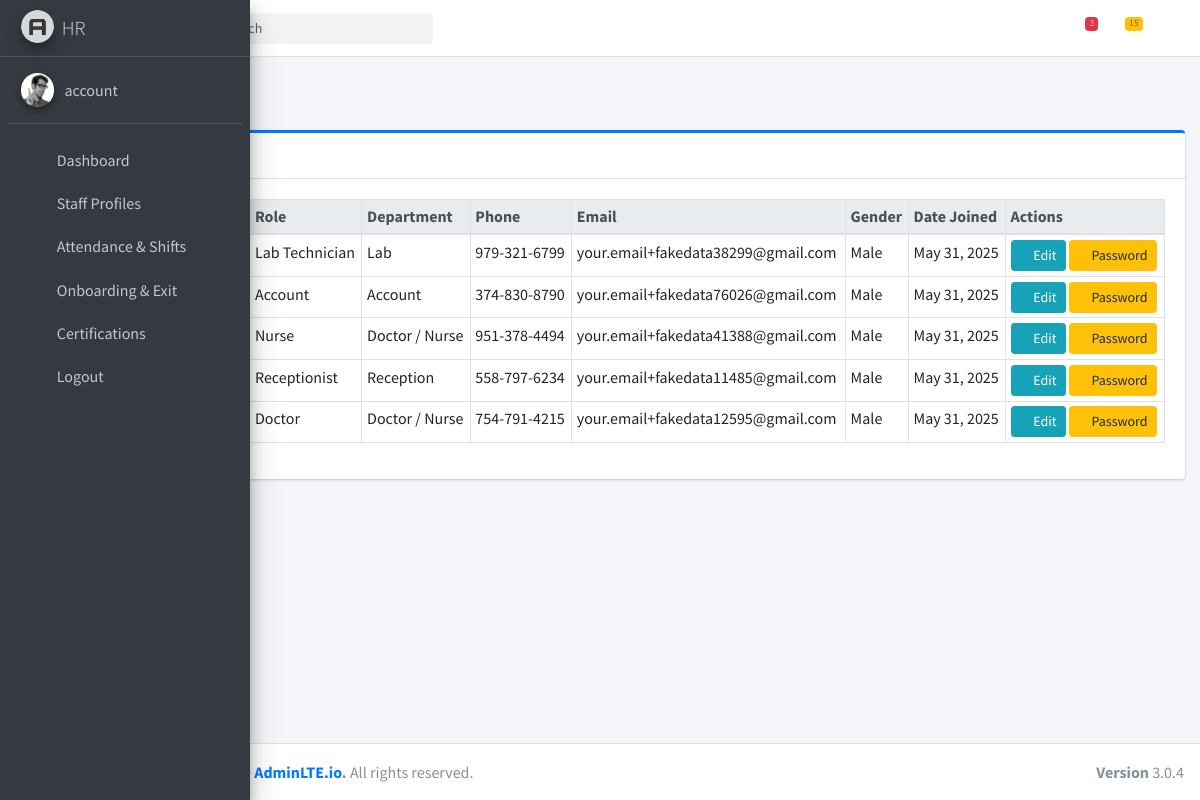
The page /hr/staff_profile/ (signed in) on the database its author committed.
### hospapp/models.py (models this page shows, shortened)
class Profile(models.Model):
    ROLE_CHOICES = [
        ('account', 'Account'),
        ('admin', 'Administrator'),
        ('doctor', 'Doctor'),
        ('hr', 'HR'),
        ('lab', 'Lab Technician'),
        ('nurse', 'Nurse'),
        ('pharmacy', 'Pharmacy'),
        ('receptionist', 'Receptionist'),
    ]
    GENDER_CHOICES = [('M', 'Male'), ('F', 'Female')]
    user = models.OneToOneField(User, on_delete=models.CASCADE)
    address = models.TextField(blank=True, null=True)
    date_joined = models.DateField(default=timezone.now)
    department = models.ForeignKey(Department, on_delete=models.SET_NULL, null=True, blank=True)
    gender = models.CharField(max_length=1, choices=GENDER_CHOICES, default='M')
    phone_number = models.CharField(max_length=15, blank=True)
    photo = models.ImageField(upload_to='profile_photos/', blank=True, null=True)
    role = models.CharField(max_length=20, choices=ROLE_CHOICES)

class Department(models.Model):
    name = models.CharField(max_length=100, unique=True)

### hospapp/views.py (the view)
# urls.py: path('hr/staff_profile/', views.staff_profiles, name='staff_profiles'),
@login_required(login_url='home')
def staff_profiles(request):
    staff_list = Profile.objects.select_related('user', 'department').all()
    departments = Department.objects.all()
    context = {
        'staff_list': staff_list,
        'departments': departments,
    }
    return render(request, 'hr/staff_profiles.html', context)

### hospapp/templates/hr/staff_profiles.html (shortened to what this page needs)
{% extends "hr/base.html" %}
{% block content %}
<div class="content-header">
  <div class="container-fluid">
    <div class="row mb-2">
      <div class="col-sm-6">
        <h1 class="m-0 text-dark">Staff Profiles</h1>
      </div>
    </div>
  </div>
</div>
<section class="content">
  <div class="container-fluid">
    <div class="card card-outline card-primary">
      <div class="card-header">
        <h3 class="card-title">Staff Records</h3>
      </div>
      <div class="card-body">
        <div class="table-responsive">
          <table class="table table-bordered table-sm">
            <thead class="thead-light">
              <tr>
                <th scope="col">#</th>
                <th scope="col">Name</th>
                <th scope="col">Role</th>
                <th scope="col">Department</th>
                <th scope="col">Phone</th>
                <th scope="col">Email</th>
                <th scope="col">Gender</th>
                <th scope="col">Date Joined</th>
                <th scope="col">Actions</th>
              </tr>
            </thead>
            <tbody>
              {% for staff in staff_list %}
              <tr data-staff-id="{{ staff.id }}">
                <th scope="row">{{ forloop.counter }}</th>
                <td class="staff-name">{{ staff.user.first_name }} {{ staff.user.last_name }}</td>
                <td class="staff-role">{{ staff.get_role_display }}</td>
                <td class="staff-department">{% if staff.department %}{{ staff.department.name }}{% else %}&mdash;{% endif %}</td>
                <td class="staff-phone">{{ staff.phone_number|default:"&mdash;" }}</td>
                <td class="staff-email">{{ staff.user.email|default:"&mdash;" }}</td>
                <td class="staff-gender">{{ staff.get_gender_display }}</td>
                <td class="staff-date-joined">{{ staff.date_joined|date:"M d, Y" }}</td>
                <td>
                  <button type="button" class="btn btn-sm btn-info" data-toggle="modal" data-target="#editStaffModal{{ staff.id }}" aria-label="Edit {{ staff.user.first_name }} {{ staff.user.last_name }}">
                    <i class="fas fa-edit"></i> Edit
                  </button>
                  <button type="button" class="btn btn-sm btn-warning" data-toggle="modal" data-target="#changePasswordModal{{ staff.id }}" aria-label="Change Password for {{ staff.user.first_name }} {{ staff.user.last_name }}">
                    <i class="fas fa-key"></i> Password
                  </button>
                </td>
              </tr>
              {% empty %}
              <tr>
                <td colspan="9" class="text-center text-muted">No staff found.</td>
              </tr>
              {% endfor %}
            </tbody>
          </table>
        </div>
      </div>
    </div>
  </div>
</section>
{% endblock %}

### hospapp/templates/hr/base.html (shortened to what this page needs)
{% load static %}
<!DOCTYPE html>
<html>
<head>
    <link rel="stylesheet" href="{% static 'plugins/fontawesome-free/css/all.min.css' %}">
    <link rel="stylesheet" href="https://code.ionicframework.com/ionicons/2.0.1/css/ionicons.min.css">
    <link rel="stylesheet" href="{% static 'dist/css/adminlte.min.css' %}">
    <link href="{% static 'plugins/bootstrap-icons/bootstrap-icons.css' %}" rel="stylesheet">
</head>
<body class="hold-transition sidebar-mini sidebar-collapse">
    <div class="wrapper">
        <nav class="main-header navbar navbar-expand navbar-white navbar-light">
            <ul class="navbar-nav">
                <li class="nav-item">
                    <a class="nav-link" data-widget="pushmenu" href="#" role="button"></a>
                </li>
                <li class="nav-item d-none d-sm-inline-block">
                    <a href="{% url 'hr' %}" class="nav-link">Home</a>
                </li>
            </ul>
            <form class="form-inline ml-3">
                <div class="input-group input-group-sm">
                    <input class="form-control form-control-navbar" type="search" placeholder="Search"
                        aria-label="Search">
                    <div class="input-group-append">
                        <button class="btn btn-navbar" type="submit">
                            <i class="fas fa-search"></i>
                        </button>
                    </div>
                </div>
            </form>
            <ul class="navbar-nav ml-auto">
                <li class="nav-item dropdown">
                    <a class="nav-link" data-toggle="dropdown" href="#">
                        <i class="far fa-comments"></i>
                        <span class="badge badge-danger navbar-badge">3</span>
                    </a>
                </li>
                <li class="nav-item dropdown">
                    <a class="nav-link" data-toggle="dropdown" href="#">
                        <span class="badge badge-warning navbar-badge">15</span>
                    </a>
                </li>
                <li class="nav-item">
                    <a class="nav-link" data-widget="control-sidebar" data-slide="true" href="#" role="button">
                        <i class="fas fa-th-large"></i>
                    </a>
                </li>
            </ul>
        </nav>
        <aside class="main-sidebar sidebar-dark-primary elevation-4">
            <a href="{% url 'hr' %}" class="brand-link">
                <img src="{% static 'dist/img/AdminLTELogo.png' %}" alt="AdminLTE Logo"
                    class="brand-image img-circle elevation-3" style="opacity: .8">
                <span class="brand-text font-weight-light">HR</span>
            </a>
            <div class="sidebar">
                <div class="user-panel mt-3 pb-3 mb-3 d-flex">
                    <div class="image">
                        <img src="{% static 'dist/img/user2-160x160.jpg' %}" class="img-circle elevation-2"
                            alt="User Image">
                    </div>
                    <div class="info">
                        <a href="#" class="d-block">{{ user.username }}</a>
                    </div>
                </div>
                <nav class="mt-2">
                    <ul class="nav nav-pills nav-sidebar flex-column" data-widget="treeview" role="menu"
                        data-accordion="false">
                        <li class="nav-item">
                            <a href="{% url 'hr' %}" class="nav-link">
                                <i class="nav-icon fas fa-users"></i>
                                <p>Dashboard</p>
                            </a>
                        </li>
                        <li class="nav-item">
                            <a href="{% url 'staff_profiles' %}" class="nav-link">
                                <i class="nav-icon fas fa-user-tie"></i>
                                <p>Staff Profiles</p>
                            </a>
                        </li>
                        <li class="nav-item">
                            <a href="{% url 'staff_attendance_shift' %}" class="nav-link">
                                <i class="nav-icon fas fa-calendar-check"></i>
                                <p>Attendance & Shifts</p>
                            </a>
                        </li>
                        <li class="nav-item">
                            <a href="{% url 'staff_transitions' %}" class="nav-link">
                                <i class="nav-icon fas fa-user-plus"></i>
                                <p>Onboarding & Exit</p>
                            </a>
                        </li>
                        <li class="nav-item">
                            <a href="{% url 'staff_certifications' %}" class="nav-link">
                                <i class="nav-icon fas fa-id-badge"></i>
                                <p>Certifications</p>
                            </a>
                        </li>
                        <li class="nav-item has-treeview">
                            <a href="{% url 'logout' %}" class="nav-link">
                                <i class="nav-icon fas fa-lock-open"></i>
                                <p>Logout</p>
                            </a>
                        </li>
                    </ul>
                </nav>
            </div>
        </aside>
        <div class="content-wrapper">
            {% block content %}
            {% endblock %}
        </div>
        <footer class="main-footer">
            <div class="float-right d-none d-sm-block">
                <b>Version</b> 3.0.4
            </div>
            <strong>Copyright &copy; 2014-2019 <a href="http://adminlte.io">AdminLTE.io</a>.</strong> All rights
            reserved.
        </footer>
    </div>
</body>
</html>

### rows shown on the page
Profile: role "Lab Technician", department.name "Lab", phone_number "979-321-6799", user.email "your.email+fakedata38299@gmail.com", gender "Male", date_joined "May 31, 2025"
Profile: role "Account", department.name "Account", phone_number "374-830-8790", user.email "your.email+fakedata76026@gmail.com", gender "Male", date_joined "May 31, 2025"
Profile: role "Nurse", department.name "Doctor / Nurse", phone_number "951-378-4494", user.email "your.email+fakedata41388@gmail.com", gender "Male", date_joined "May 31, 2025"
Profile: role "Receptionist", department.name "Reception", phone_number "558-797-6234", user.email "your.email+fakedata11485@gmail.com", gender "Male", date_joined "May 31, 2025"
Profile: role "Doctor", department.name "Doctor / Nurse", phone_number "754-791-4215", user.email "your.email+fakedata12595@gmail.com", gender "Male", date_joined "May 31, 2025"

### other values the page prints
{{ user.username }} "account"
